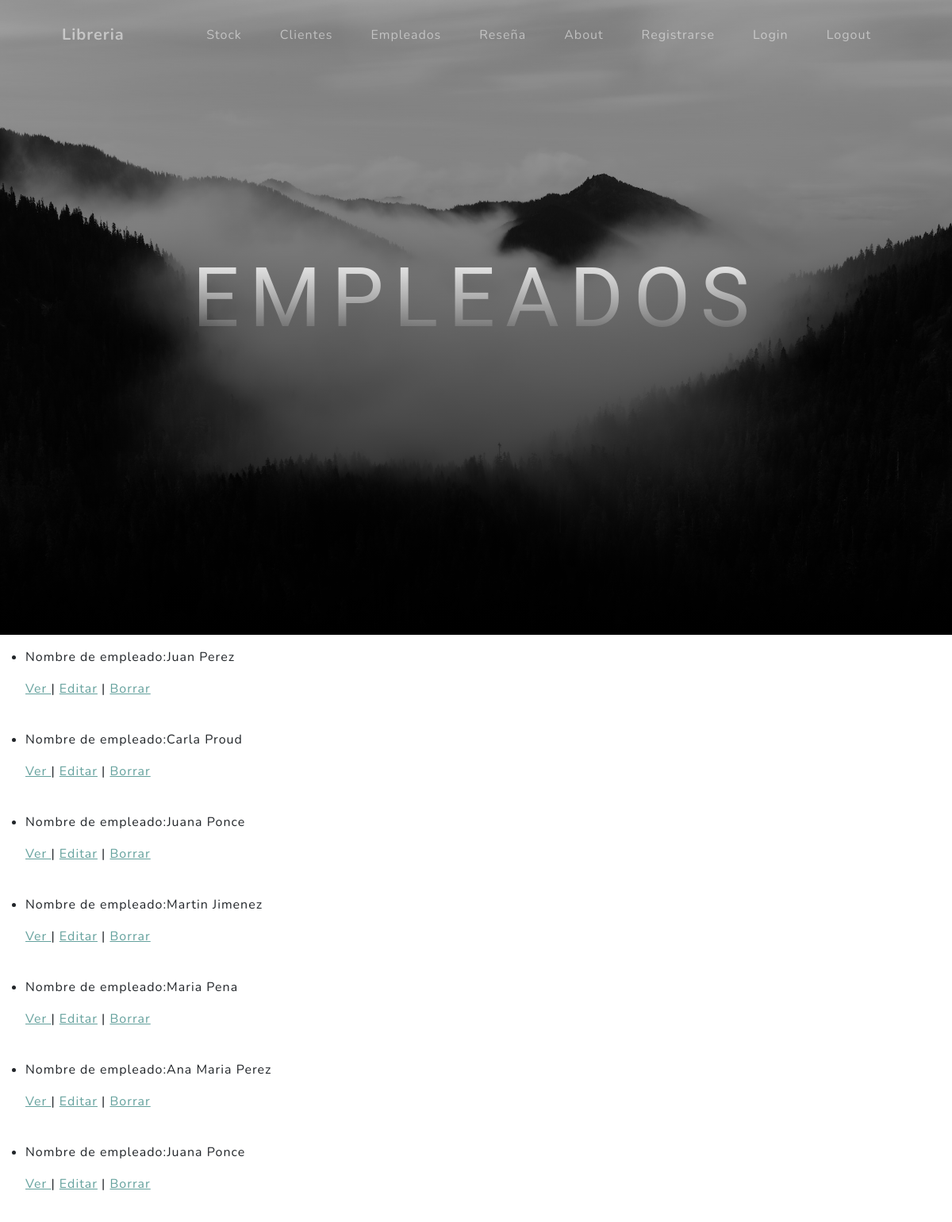
Before: /AppLibreria/empleados (upper part) with the older database file.
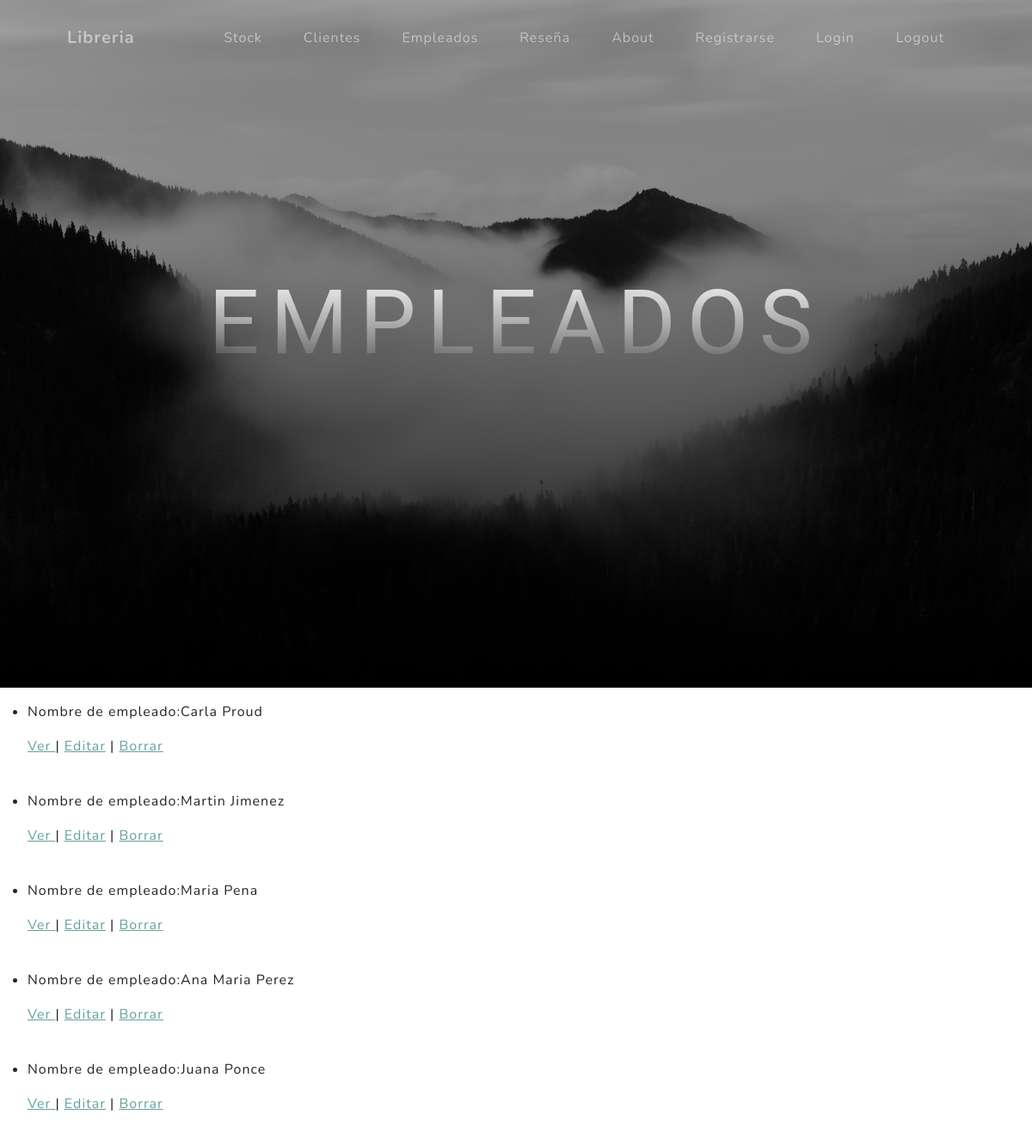
After: the same page with the newer database file.
### APP_Libreria/models.py (models this page shows, shortened)
class Empleado(models.Model):
    nombre = models.CharField(max_length=64)
    correo = models.EmailField()
    cumpleaños = models.DateField()
    horario = models.IntegerField()
    legajo = models.IntegerField()

### APP_Libreria/views.py (the view)
# urls.py: path("empleados", Empleadoslist.as_view(), name="empleados"),
class Empleadoslist(ListView):
    model= Empleado
    template_name= "empleados.html"

### APP_Libreria/templates/empleados.html (shortened to what this page needs)
{% extends "inicio.html" %}
{% load static %}
{% block titulo %}
<h1 class="mb-5">EMPLEADOS</h1>
{% endblock %}
{% block libreria %}
<body>
    <ul>
        {% for Empleado in object_list %}
            <li>
                <p> Nombre de empleado:{{ Empleado.nombre }}</p>
                <p>
                    <a href="{% url 'empleados_detalle' Empleado.id %}"> Ver </a> |
                    <a href="{% url 'empleados_edit' Empleado.id %}"> Editar</a> |
                    <a href="{% url 'empleados_borrar' Empleado.id %}"> Borrar</a>
                </p>
            </li>
            <br>
        {% endfor %}
    </ul>
</body>
{% endblock %}

Changed rows visible on the page:
removed Empleado: nombre "Juan Perez"
removed Empleado: nombre "Juana Ponce"
